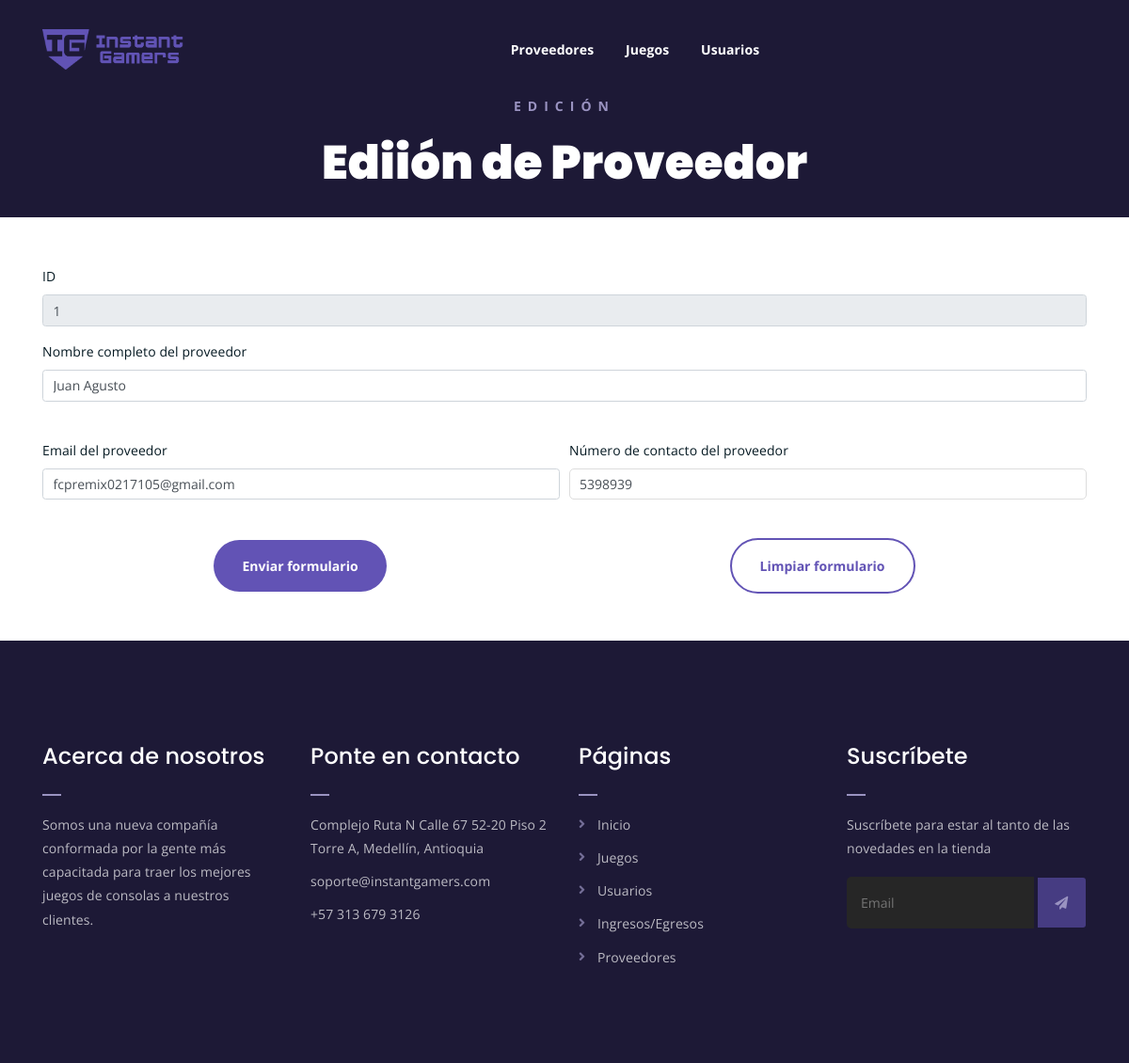
Page /webapp/edicionProveedor/1 on the earlier database version.
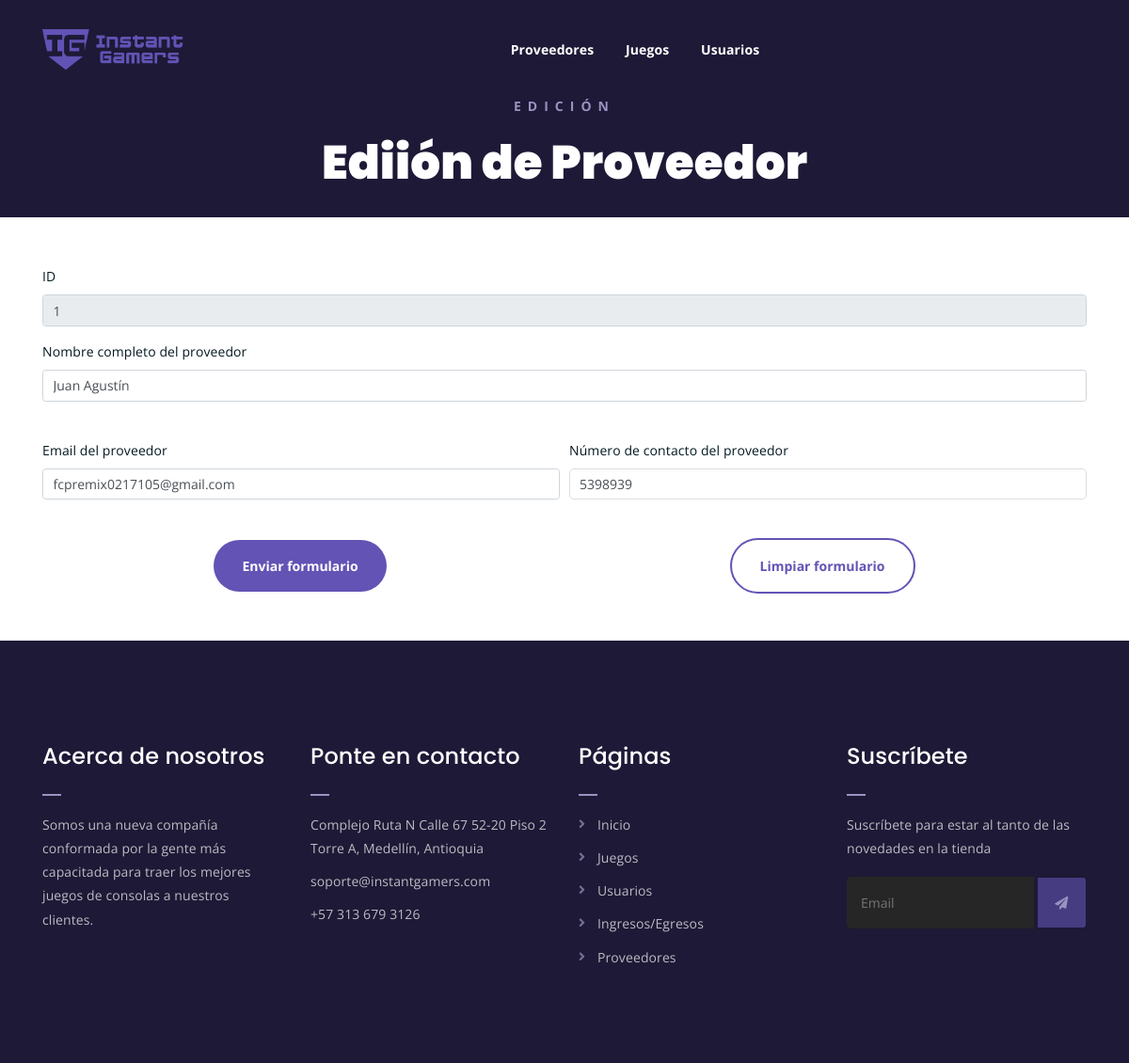
Same page on the later database version.
### webapp/models.py (models this page shows, shortened)
class Proveedor(models.Model):
    nombre = models.CharField(max_length=50)
    email = models.EmailField(max_length=100)
    telefono = models.IntegerField(null=True)

### webapp/views.py (the view)
# urls.py: path('edicionProveedor/<id>', views.edicionProveedor, name="edicionProveedor"),
def edicionProveedor(request, id):
    proveedor = Proveedor.objects.get(id = id)
    return render(request, 'webapp/proveedor/edicion_proveedor.html', {'proveedor': proveedor})

### webapp/templates/webapp/proveedor/edicion_proveedor.html (shortened to what this page needs)
{% extends 'webapp/base-crud.html' %}
{% load static %}
{% block encabezado %}Edición{% endblock encabezado %}
{% block subencabezado %}Ediión de Proveedor{% endblock subencabezado %}
{% block contenedor %}
<div class="contact-from-section mt-150 mb-150">
    <div class="container">
        <form action="{% url 'webapp:editarProveedor' %}" class="needs-validation" novalidate="" method="post">{% csrf_token %}
            <div class="form-group">
                <label for="idProveedor">ID</label>
                <input value="{{proveedor.id}}" readonly name="id" type="text" class="form-control" placeholder="ID" required>
            </div>
            <div class="form-group">
                <label for="nombreProveedor">Nombre completo del proveedor</label>
                <input value="{{proveedor.nombre}}" name="nombre" type="text" class="form-control" placeholder="Nombre completo" required>
            </div>
            <br/>
            <div class="form-row">
                <div class="col">
                    <label for="correoProveedor">Email del proveedor</label>
                    <input value="{{proveedor.email}}" name="email" type="email" class="form-control" placeholder="Email" required>
                </div>
                <div class="col">
                    <label for="telefonoProveedor">Número de contacto del proveedor</label>
                    <input value="{{proveedor.telefono}}" name="telefono" type="number" class="form-control" placeholder="Número">
                </div>
            </div>
            <br/>
            <div class="form-btns">
                <button type="submit">Enviar formulario</button>
                <button type="reset">Limpiar formulario</button>
            </div>
        </form>
    </div>
</div>
{% endblock contenedor %}

Differences in the rows shown:
changed Proveedor "fcpremix0217105@gmail.com": nombre "Juan Agusto" → "Juan Agustín"
